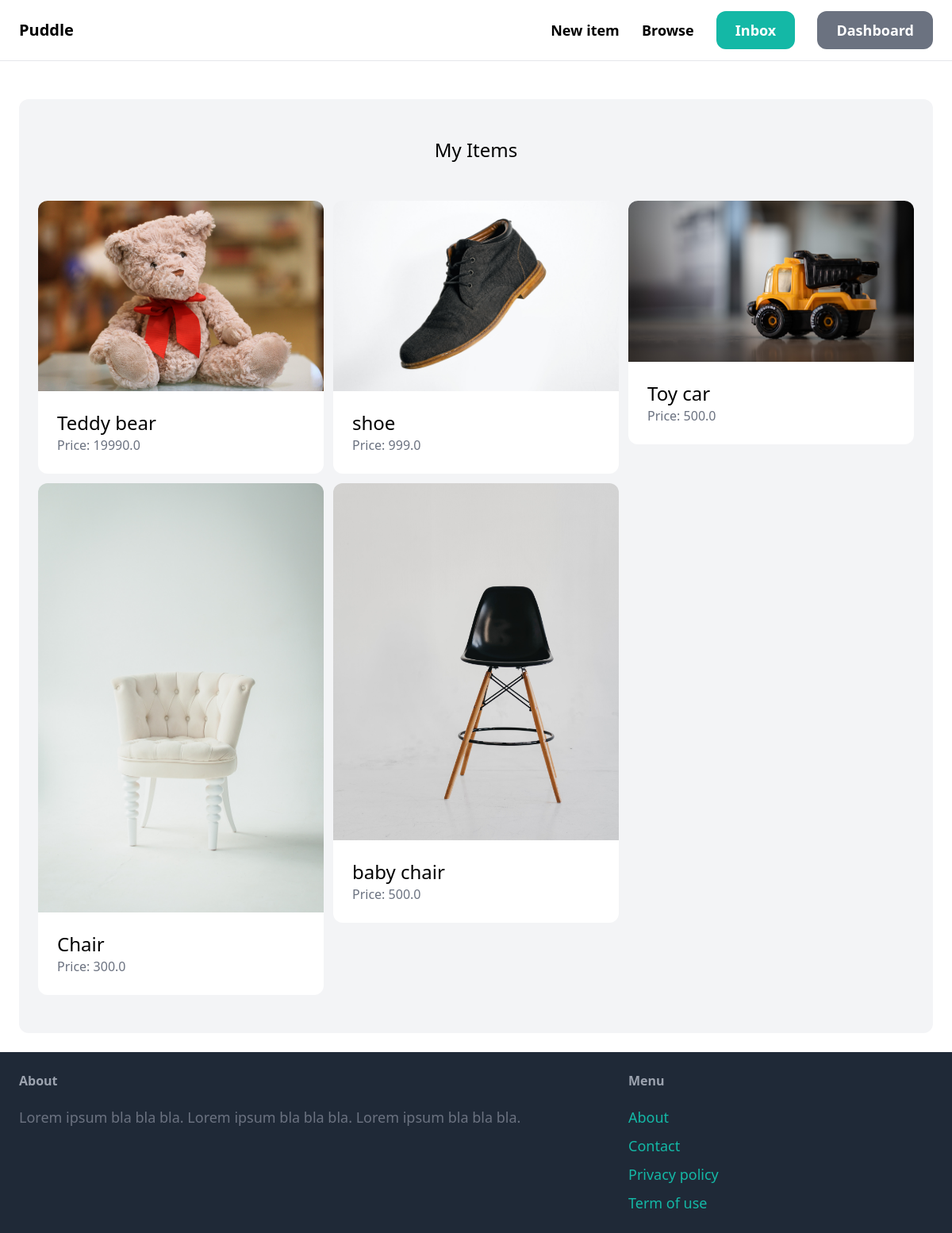
The app's page /dashboard/ (signed in), older data.
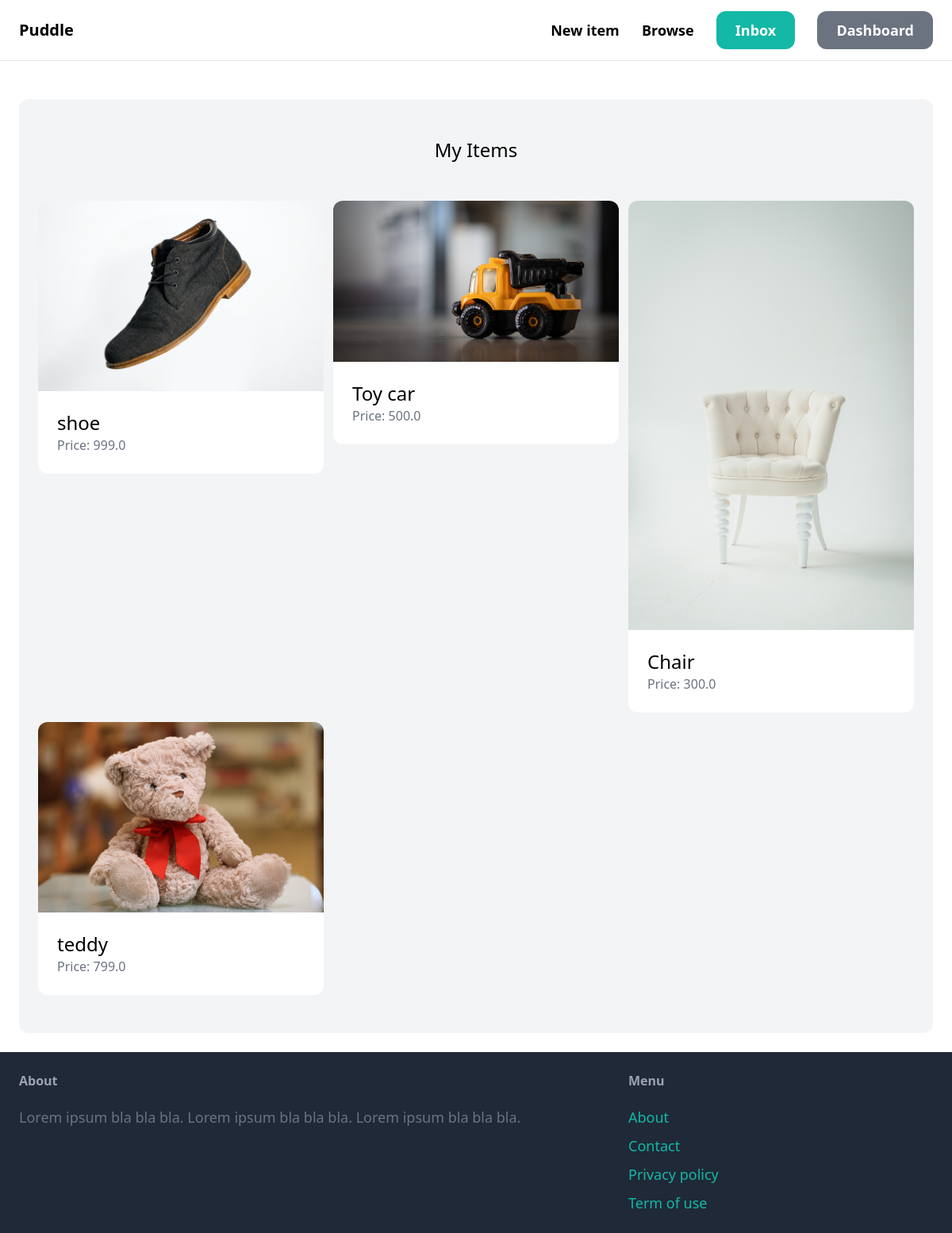
The same page, newer data.
### item/models.py (models this page shows, shortened)
class Item(models.Model):
    category=models.ForeignKey(Category,related_name='items',on_delete=models.CASCADE)
    name=models.CharField(max_length=255)
    description=models.TextField(blank=True,null=True)
    price=models.FloatField()
    image=models.ImageField(upload_to='item_images',blank=True,null=True)
    is_sold=models.BooleanField(default=False)
    created_by=models.ForeignKey(User,related_name='items',on_delete=models.CASCADE)

### dashboard/views.py (the view)
# urls.py: path('',views.index,name='index'),
def index(request):
    items=Item.objects.filter(created_by=request.user)
    return render(request,'dashboard/index.html',{'items':items,})

### dashboard/templates/dashboard/index.html (shortened to what this page needs)
{% extends 'core/base.html' %}
{% block content %}
    <div class="mt-6 px-6 py-12 bg-gray-100 rounded-xl">
        <h2 class="mb-12 text-2xl text-center">My Items</h2>
        <div class="grid grid-cols-3 gap-3">
            {% for item in items %}
                <div>
                    <a href="{% url 'item:detail' item.id %}">
                        <div>
                            <img src="{{ item.image.url }}" class="rounded-t-xl">
                        </div>
                        <div class="p-6 bg-white rounded-b-xl">
                            <h2 class="text-2xl">{{ item.name }}</h2>
                            <p class="text-gray-500">Price: {{ item.price }}</p>
                        </div>
                    </a>
                </div>
            {% endfor %}
        </div>
    </div>
{% endblock %}

Row changes from the older to the newer data that the page shows:
removed Item: image (picture), name "Teddy bear", price "19990.0"
removed Item: image (picture), name "baby chair", price "500.0"
added Item: image (picture), name "teddy", price "799.0"
